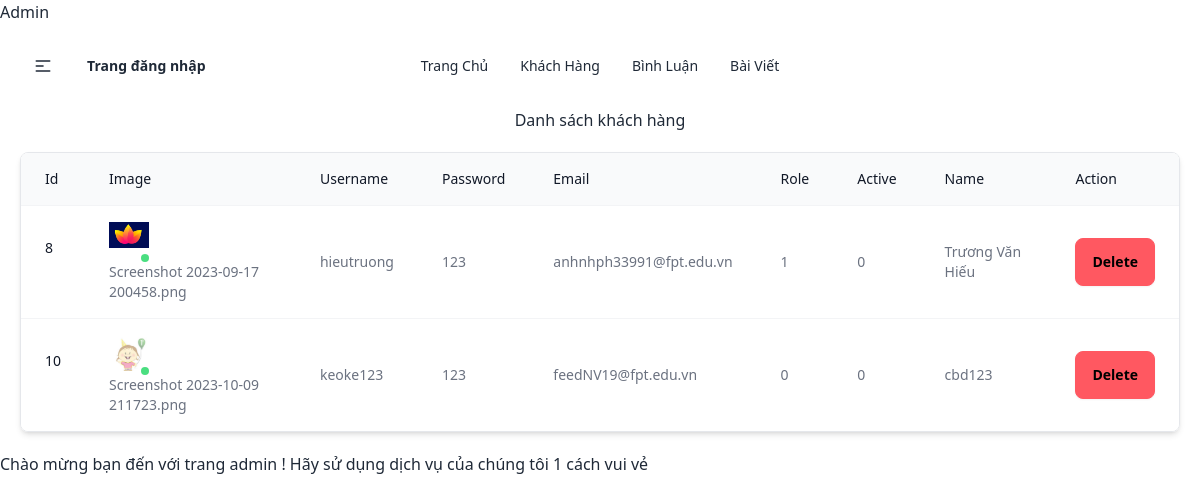
The app's page /admin/index.php?act=dskh with its own data.
### model/pdo.php (called while the page is built, shortened)
<?php
function pdo_get_connection()
{
    $dburl = "mysql:host=localhost;dbname=duan11;charset=utf8";
    $username = 'root';
    $password = '';
    $conn = new PDO($dburl, $username, $password);
    $conn->setAttribute(PDO::ATTR_ERRMODE, PDO::ERRMODE_EXCEPTION);
    return $conn;
}
function pdo_query_all($sql)
{
    $sql_args = array_slice(func_get_args(), 1);
    try {
        $conn = pdo_get_connection();
        $stmt = $conn->prepare($sql);
        $stmt->execute($sql_args);
        $result = $stmt->fetchAll(PDO::FETCH_ASSOC);
        return $result;
    } catch (PDOException $e) {
        throw $e;
    } finally {
        unset($conn);
    }
}

### model/tai-khoan.php (called while the page is built, shortened)
<?php
function selectUser()
{
    $sql = "SELECT * FROM `tai-khoan`";
    $arr = pdo_query_all($sql);
    return $arr;
}
?>

### admin/taikhoan/list.php (the view, shortened to what this page needs)
<!DOCTYPE html>
<html lang="en">
<head>
    <link href="https://cdn.jsdelivr.net/npm/daisyui@4.4.9/dist/full.min.css" rel="stylesheet" type="text/css" />
    <script src="https://cdn.tailwindcss.com"></script>
</head>
<body>
    <div class="frmtitle">
        <h1>Danh sách khách hàng</h1>
    </div>
    <?php $result =  selectUser(); ?>
    <div class="overflow-hidden rounded-lg border border-gray-200 shadow-md m-5">
        <table class="w-full border-collapse bg-white text-left text-sm text-gray-500">
            <thead class="bg-gray-50">
                <tr>
                    <th scope="col" class="px-6 py-4 font-medium text-gray-900">Id</th>
                    <th scope="col" class="px-6 py-4 font-medium text-gray-900">Image</th>
                    <th scope="col" class="px-6 py-4 font-medium text-gray-900">Username</th>
                    <th scope="col" class="px-6 py-4 font-medium text-gray-900">Password</th>
                    <th scope="col" class="px-6 py-4 font-medium text-gray-900">Email</th>
                    <th scope="col" class="px-6 py-4 font-medium text-gray-900">Role</th>
                    <th scope="col" class="px-6 py-4 font-medium text-gray-900">Active</th>
                    <th scope="col" class="px-6 py-4 font-medium text-gray-900">Name</th>
                    <th scope="col" class="px-6 py-4 font-medium text-gray-900">Action</th>
                </tr>
            </thead>
            <tbody class="divide-y divide-gray-100 border-t border-gray-100">
                <?php foreach ($result as $key => $value) :  ?>
                <tr class="hover:bg-gray-50">
                    <th class="flex gap-3 px-6 py-8 font-normal text-gray-900">
                        <?= $value['id'] ?>
                    </th>
                    <td class="px-6 py-4">
                        <div class="relative h-10 w-10">
                            <img src=" ../images/<?= $value['hinh'] ?>" alt="123" />
                            <span
                                class="absolute right-0 bottom-0 h-2 w-2 rounded-full bg-green-400 ring ring-white"></span>
                        </div>
                        <p><?= $value['hinh'] ?></p>
                    </td>
                    <td class="px-6 py-4">
                        <?= $value['username'] ?>
                    </td>
                    <td class="px-6 py-4">
                        <?= $value['password'] ?>
                    </td>
                    <td class="px-6 py-4">
                        <?= $value['email'] ?>
                    </td>
                    <td class="px-6 py-4">
                        <?= $value['vai_tro'] ?>
                    </td>
                    <td class="px-6 py-4">
                        <?= $value['kich_hoat'] ?>
                    </td>
                    <td class="px-6 py-4">
                        <?= $value['ho_ten'] ?>
                    </td>
                    <td class="px-6 py-4">
                        <div class="flex gap-4">
                            <a href="./index.php?act=dskh&id=<?= $value['id'] ?>" class="btn btn-error">Delete</a>
                        </div>
                    </td>
                </tr>
                <?php endforeach; ?>
            </tbody>
        </table>
    </div>
</body>
</html>

### admin/header.php (shortened to what this page needs)
<!DOCTYPE html>
<html lang="en">
<head>
    <link href="https://cdn.jsdelivr.net/npm/daisyui@4.4.7/dist/full.min.css" rel="stylesheet" type="text/css" />
    <script src="https://cdn.tailwindcss.com"></script>
</head>
<body>
    <div class="boxcenter">
        <div class="headeradmin">
            <h1>Admin</h1>
        </div>
        <div class="menu">
            <div class="navbar bg-base-100">
                <div class="navbar-start">
                    <div class="dropdown">
                        <label tabindex="0" class="btn btn-ghost lg:hidden">
                            <svg xmlns="http://www.w3.org/2000/svg" class="h-5 w-5" fill="none" viewBox="0 0 24 24"
                                stroke="currentColor">
                                <path stroke-linecap="round" stroke-linejoin="round" stroke-width="2"
                                    d="M4 6h16M4 12h8m-8 6h16" />
                            </svg>
                        </label>
                    </div>
                    <a class="btn btn-ghost text-xl" href="./../index.php">Trang đăng nhập</a>
                </div>
                <div class="navbar-center hidden lg:flex">
                    <ul class="menu menu-horizontal px-1">
                        <li><a href="index.php">Trang Chủ</a></li>
                        <li tabindex="0">
                            <summary><a href="index.php?act=dskh">Khách Hàng</a></summary>
                        </li>
                        <li tabindex="0">
                            <summary><a href="index.php?act=dsbl">Bình Luận</a></summary>
                        </li>
                        <li tabindex="0">
                            <summary> <a href="index.php?act=addbv">Bài Viết</a></summary>
                        </li>
                    </ul>
                </div>
            </div>
        </div>
    </div>
</body>
</html>

### admin/index.php (shortened to what this page needs)
<?php
include "../model/pdo.php";
include "../model/tai-khoan.php";
include "header.php";
if (isset($_GET['act'])) {
  $act = $_GET['act'];
  switch ($act) {
    case "dskh":
      include "./taikhoan/list.php";
      break;
  }
}

### admin/taikhoan/list.php (style rules this page uses)
.frmtitle { text-align: center; }

### records on screen
tai-khoan: id "8", hinh (picture), hinh "Screenshot 2023-09-17 200458.png", username "hieutruong", password "123", email "anhnhph33991@fpt.edu.vn", vai_tro "1", kich_hoat "0", ho_ten "Trương Văn Hiếu"
tai-khoan: id "10", hinh (picture), hinh "Screenshot 2023-10-09 211723.png", username "keoke123", password "123", email "feedNV19@fpt.edu.vn", vai_tro "0", kich_hoat "0", ho_ten "cbd123"
